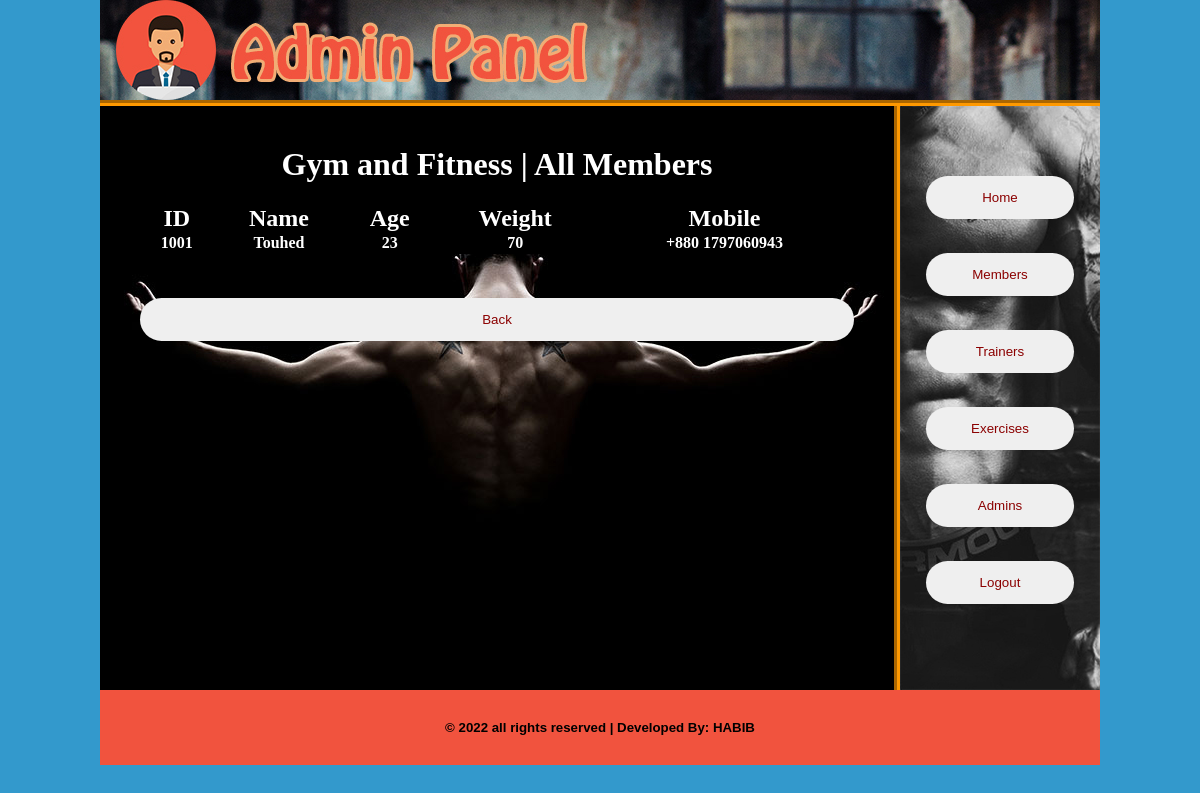
Page /view_all_members.php on the committed database.
### tables this page shows
CREATE TABLE `member` (
  `m_id` int(10) NOT NULL,
  `m_name` varchar(100) NOT NULL,
  `m_age` int(10) NOT NULL,
  `m_weight` int(10) NOT NULL,
  `m_mobile` int(15) NOT NULL
);

### view_all_members.php (the view, shortened to what this page needs)
<!DOCTYPE html>
<html>
<head>
	<link rel="stylesheet" type="text/css" href="styles/style.css" media="all" />
	<link rel="stylesheet" type="text/css" href="styles/view_all_members.css" media="all" />
</head>
<body>
	<div class="wrapper">
		<div class="header">
			<a href="#"><img src="images/header.jpg"></a>
		</div>
		<div class="content_wrapper">
			<div class="right" style="background-image: url(images/right.jpg)">
				<div class="btn_hp">
					<br><br>
					<a href="home.php"><button>Home</button></a>
					<a href="members_button.php"><button>Members</button></a>
					<a href="trainers_button.php"><button>Trainers</button></a>
					<a href="exercises_button.php"><button>Exercises</button></a>
					<a href="admins_button.php"><button>Admins</button></a>
					<a href="index.php"><button>Logout</button></a>
				</div>
			</div>
			<div class="left" style="background-image: url(images/bg1.jpg)">
				<div class="middle">
					<center><label style="color: white;"><h1>Gym and Fitness | All Members</h1></label></center>
					<table border="2" align="center" width="714px" style="color:white; background-color: black; border-color: white;">
						<tr align="center">
							<td colspan="3"><h2></h2><br></td>
						</tr>
						<tr>
							<th><h2>ID</h2></th>
							<th><h2>Name</h2></th>
							<th><h2>Age</h2></th>
							<th><h2>Weight</h2></th>
							<th><h2>Mobile</h2></th>
						</tr>
						<?php
						require_once "connection.php";
						$sql = "SELECT * FROM member";
						$result = $conn->query($sql);
						if($result->num_rows>0)
						{
							while ($row_user = $result->fetch_assoc())
							{
								echo "<tr>
										<th>" . $row_user['m_id'] . "</th>
										<th>" . $row_user['m_name'] ."</th>
										<th>" . $row_user['m_age'] ."</th>
										<th>" . $row_user['m_weight'] ."</th>
										<th>+880 " . $row_user['m_mobile'] . "</th>
									</tr>";
							}
						}
						else
						{
							echo "No information available";
						}
						?>
					</table>
					<br><br>
					<a href="members_button.php"><button>Back</button></a>
				</div>
			</div>
		</div>
		<div class="footer">
			<h5 style="color:#000; padding-top:30px; text-align:center; font-family: Verdana, Geneva, sans-serif">&copy; 2022 all rights reserved | Developed By: <a href="#">HABIB</a></h5>
		</div>
	</div>
</body>
</html>

### styles/style.css (style rules this page uses)
html, body, div, span, applet, object, iframe, h1, h2, h3, h4, h5, h6, p, blockquote, pre, a, abbr, acronym, address, big, cite, code, del, dfn, em, img, ins, kbd, q, s, samp, small, strike, strong, sub, sup, tt, var, b, u, i, center, dl, dt, dd, ol, ul, li, fieldset, form, label, legend, table, caption, tbody, tfoot, thead, tr, th, td, article, aside, canvas, details, embed, figure, figcaption, footer, header, hgroup, menu, nav, output, ruby, section, summary, time, mark, audio, video { margin: 0; padding: 0; border: 0; vertical-align: baseline; }
body { background-color: #39C; background-repeat: no-repeat; }
.wrapper { width: 1000px; height: auto; margin: auto; }
.header { width: 1000px; height: 100px; background-color: #FFF; border-bottom: 6px groove #FF9900; }
.content_wrapper { width: 1000px; height: auto; background-color: #F96; }
.right { width: 200px; height: 584px; background-color: #1076a6; float: right; border-left: 6px groove #FF9900; }
.right a { text-decoration: none; color: #FFF; font-size: 18px; font-family: Arial Black; text-align: left; margin-bottom: 6px; display: block; padding: 6px; }
.left { width: 794px; height: 584px; background-color: #000; float: left; }
.footer { width: 1000px; height: 75px; background-color: #f1533e; color: #FFF; clear: both; }
.footer h5 a { text-decoration: none; color: #000; }

### styles/view_all_members.css (style rules this page uses)
.btn_hp { width: 160px; height: 544px; margin: 20px; background-color: transparent; border: none; }
button { width: 100%; color: darkred; padding: 14px 20px; margin: 8px 0; border: none; border-radius: 40px; cursor: pointer; }
.middle { width: 714px; height: 504px; background-color: transparent; margin: 40px; border: none; }

### rows in the picture
member: m_id "1001", m_name "Touhed", m_age "23", m_weight "70", m_mobile "1797060943"
